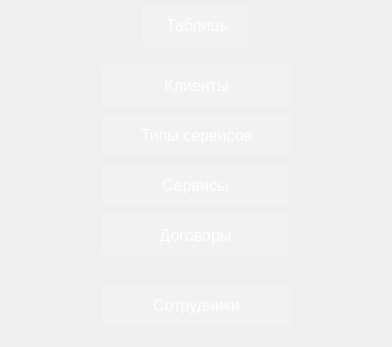
<?xml version="1.0" encoding="UTF-8"?>
<ui version="4.0">
 <class>tablewidgetadd_form</class>
 <widget class="QWidget" name="tablewidgetadd_form">
  <property name="geometry">
   <rect>
    <x>0</x>
    <y>0</y>
    <width>392</width>
    <height>347</height>
   </rect>
  </property>
  <property name="windowTitle">
   <string>Таблицы</string>
  </property>
  <property name="accessibleName">
   <string/>
  </property>
  <property name="layoutDirection">
   <enum>Qt::LeftToRight</enum>
  </property>
  <property name="styleSheet">
   <string notr="true">QWidget
 {
    background: qlineargradient(x1:0, y1:0, x2:1, y2:1,
                                stop:0 rgb(148, 87, 235), stop:1 rgb(87, 37, 138));
}</string>
  </property>
  <widget class="QLabel" name="label_tables">
   <property name="geometry">
    <rect>
     <x>140</x>
     <y>0</y>
     <width>111</width>
     <height>51</height>
    </rect>
   </property>
   <property name="styleSheet">
    <string notr="true">QLabel
 {
    background-color: rgba(255, 255, 255, 50); /* Фиолетовый цвет фона */
    border: none;
    color: white;
    padding: 10px 20px;
    text-align: center;
    text-decoration: none;
    display: inline-block;
    font-size: 16px;
    margin: 4px 2px;
    cursor: pointer;
    border-radius: 4px; /* Закругленные углы */
}
</string>
   </property>
   <property name="text">
    <string>Таблицы</string>
   </property>
  </widget>
  <widget class="QPushButton" name="pusg_agreements">
   <property name="geometry">
    <rect>
     <x>100</x>
     <y>210</y>
     <width>191</width>
     <height>50</height>
    </rect>
   </property>
   <property name="styleSheet">
    <string notr="true">/* Стиль для QPushButton */
QPushButton {
    background-color: rgba(255, 255, 255, 50);; /* Фиолетовый цвет фона */
    border: none;
    color: white;
    padding: 10px 20px;
    text-align: center;
    text-decoration: none;
    display: inline-block;
    font-size: 16px;
    margin: 4px 2px;
    cursor: pointer;
    border-radius: 4px; /* Закругленные углы */
}

/* Стиль для QPushButton при наведении */
QPushButton:hover {
    background-color: #8e44ad;
}</string>
   </property>
   <property name="text">
    <string>Договоры</string>
   </property>
  </widget>
  <widget class="QPushButton" name="push_staff">
   <property name="geometry">
    <rect>
     <x>100</x>
     <y>280</y>
     <width>193</width>
     <height>50</height>
    </rect>
   </property>
   <property name="styleSheet">
    <string notr="true">/* Стиль для QPushButton */
QPushButton {
    background-color: rgba(255, 255, 255, 50);; /* Фиолетовый цвет фона */
    border: none;
    color: white;
    padding: 10px 20px;
    text-align: center;
    text-decoration: none;
    display: inline-block;
    font-size: 16px;
    margin: 4px 2px;
    cursor: pointer;
    border-radius: 4px; /* Закругленные углы */
}

/* Стиль для QPushButton при наведении */
QPushButton:hover {
    background-color: #8e44ad;
}</string>
   </property>
   <property name="text">
    <string>Сотрудники</string>
   </property>
  </widget>
  <widget class="QPushButton" name="push_services">
   <property name="geometry">
    <rect>
     <x>100</x>
     <y>160</y>
     <width>191</width>
     <height>50</height>
    </rect>
   </property>
   <property name="styleSheet">
    <string notr="true">/* Стиль для QPushButton */
QPushButton {
    background-color: rgba(255, 255, 255, 50);; /* Фиолетовый цвет фона */
    border: none;
    color: white;
    padding: 10px 20px;
    text-align: center;
    text-decoration: none;
    display: inline-block;
    font-size: 16px;
    margin: 4px 2px;
    cursor: pointer;
    border-radius: 4px; /* Закругленные углы */
}

/* Стиль для QPushButton при наведении */
QPushButton:hover {
    background-color: #8e44ad;
}</string>
   </property>
   <property name="text">
    <string>Сервисы</string>
   </property>
  </widget>
  <widget class="QPushButton" name="push_serviceTypes">
   <property name="geometry">
    <rect>
     <x>100</x>
     <y>110</y>
     <width>193</width>
     <height>50</height>
    </rect>
   </property>
   <property name="styleSheet">
    <string notr="true">/* Стиль для QPushButton */
QPushButton {
    background-color: rgba(255, 255, 255, 50);; /* Фиолетовый цвет фона */
    border: none;
    color: white;
    padding: 10px 20px;
    text-align: center;
    text-decoration: none;
    display: inline-block;
    font-size: 16px;
    margin: 4px 2px;
    cursor: pointer;
    border-radius: 4px; /* Закругленные углы */
}

/* Стиль для QPushButton при наведении */
QPushButton:hover {
    background-color: #8e44ad;
}</string>
   </property>
   <property name="text">
    <string>Типы сервисов</string>
   </property>
  </widget>
  <widget class="QPushButton" name="push_clients">
   <property name="geometry">
    <rect>
     <x>100</x>
     <y>60</y>
     <width>193</width>
     <height>50</height>
    </rect>
   </property>
   <property name="styleSheet">
    <string notr="true">/* Стиль для QPushButton */
QPushButton {
    background-color: rgba(255, 255, 255, 50);; /* Фиолетовый цвет фона */
    border: none;
    color: white;
    padding: 10px 20px;
    text-align: center;
    text-decoration: none;
    display: inline-block;
    font-size: 16px;
    margin: 4px 2px;
    cursor: pointer;
    border-radius: 4px; /* Закругленные углы */
}

/* Стиль для QPushButton при наведении */
QPushButton:hover {
    background-color: #8e44ad;
}</string>
   </property>
   <property name="text">
    <string>Клиенты</string>
   </property>
  </widget>
 </widget>
 <resources/>
 <connections/>
</ui>
